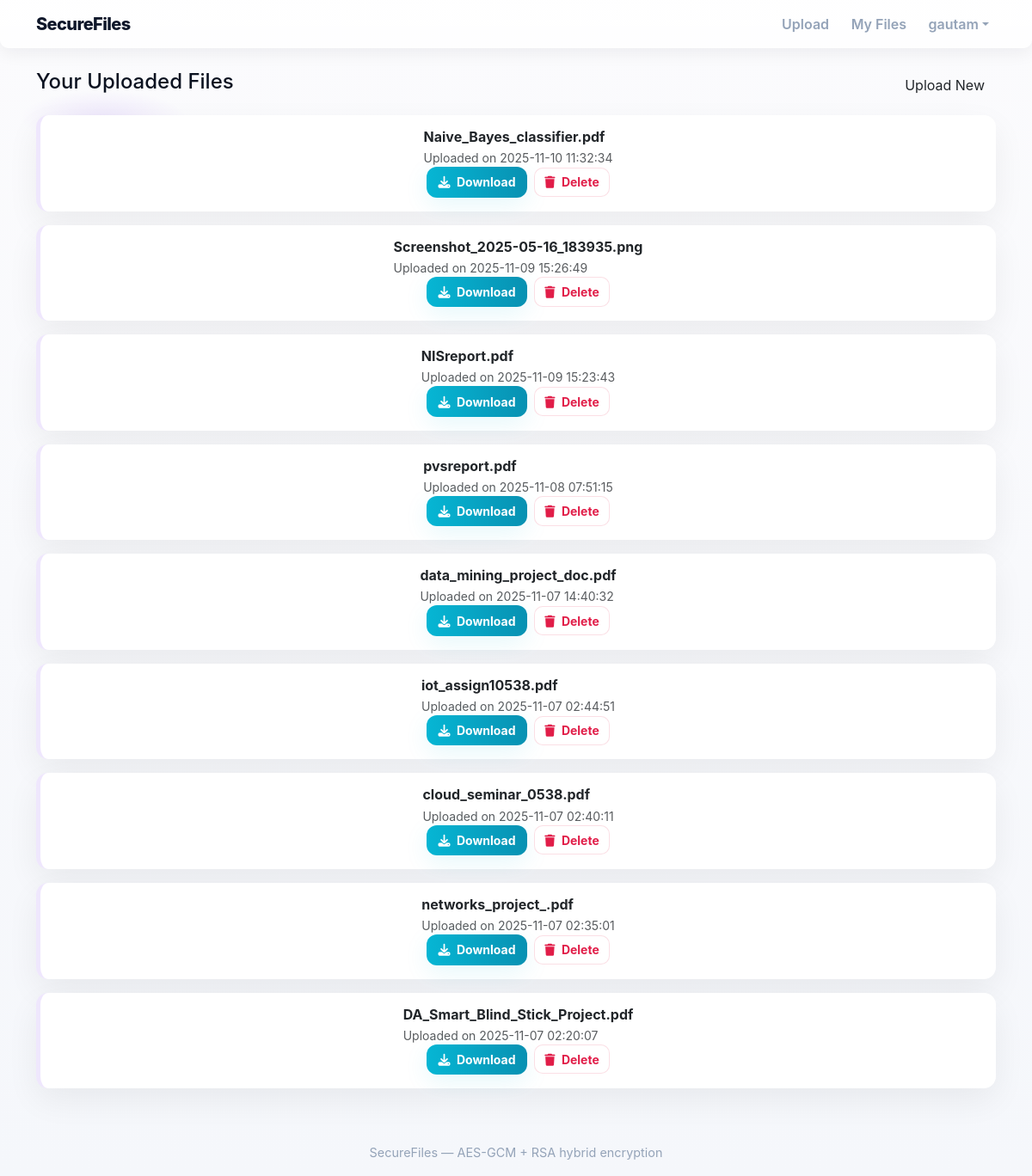
/files (signed in), run on the app's committed database.
### app.py (models this page shows)
class User(db.Model, UserMixin):
    __tablename__ = "users"
    id = db.Column(db.Integer, primary_key=True)
    username = db.Column(db.String(150), unique=True, nullable=False)
    password_hash = db.Column(db.String(255), nullable=False)
    created_at = db.Column(db.DateTime, default=datetime.utcnow)

class FileMeta(db.Model):
    __tablename__ = "files"
    id = db.Column(db.Integer, primary_key=True)
    owner_id = db.Column(db.Integer, db.ForeignKey("users.id"), nullable=False)
    original_name = db.Column(db.String(300), nullable=False)
    stored_name = db.Column(db.String(400), nullable=False)
    enc_key = db.Column(db.LargeBinary, nullable=False)   # RSA-encrypted AES key
    nonce = db.Column(db.LargeBinary, nullable=False)
    sha256 = db.Column(db.String(64), nullable=False)
    uploaded_at = db.Column(db.DateTime, default=datetime.utcnow)
    owner = db.relationship("User", backref="files")

### app.py (the view)
@app.route("/files")
@login_required
def list_files():
    user_files = FileMeta.query.filter_by(owner_id=current_user.id).order_by(FileMeta.uploaded_at.desc()).all()
    files_with_size = []
    for f in user_files:
        stored_path = os.path.join(app.config["UPLOAD_FOLDER"], f.stored_name)
        try:
            size = os.path.getsize(stored_path) if os.path.exists(stored_path) else 0
        except Exception:
            size = 0
        files_with_size.append((f.id, f.original_name, f.uploaded_at, size))
    return render_template("files.html", files=files_with_size)

### app.py (called while the page is built)
@login_manager.user_loader
def load_user(user_id):
    return User.query.get(int(user_id))

### templates/files.html (shortened to what this page needs)
{% extends "base.html" %}
{% block body %}
<div class="d-flex justify-content-between align-items-center mb-3">
  <h4>Your Uploaded Files</h4>
  <a href="{{ url_for('index') }}" class="btn btn-outline-secondary-soft">Upload New</a>
</div>
{% if files|length == 0 %}
  <div class="card card-float p-4 text-center small text-muted">No files uploaded yet.</div>
{% else %}
  <div class="row g-3">
    {% for id, name, uploaded_at, size in files %}
      <div class="col-12">
        <div class="card card-float p-3 file-card d-flex justify-content-between align-items-center fade-up">
          <div>
            <h6 class="mb-1" style="font-weight:700;">{{ name }}</h6>
            <div class="small text-muted">
              {% if uploaded_at %}Uploaded on {{ uploaded_at.strftime('%Y-%m-%d %H:%M:%S') }}{% endif %}
            </div>
          </div>
          <div class="d-flex gap-2 align-items-center">
            <a class="btn btn-teal btn-sm" href="{{ url_for('download', file_id=id) }}">
              <i class="fa fa-download me-1"></i> Download
            </a>
            <button class="btn btn-outline-danger-custom btn-sm" onclick="confirmDelete({{ id }}, this)">
              <i class="fa fa-trash me-1"></i> Delete
            </button>
          </div>
        </div>
      </div>
    {% endfor %}
  </div>
{% endif %}
{% endblock %}

### templates/base.html (shortened to what this page needs)
<!doctype html>
<html lang="en">
<head>
  <link href="https://cdn.jsdelivr.net/npm/bootstrap@5.3.3/dist/css/bootstrap.min.css" rel="stylesheet">
  <link href="https://cdnjs.cloudflare.com/ajax/libs/font-awesome/6.5.0/css/all.min.css" rel="stylesheet">
  <link href="https://cdn.jsdelivr.net/npm/sweetalert2@11/dist/sweetalert2.min.css" rel="stylesheet">
</head>
<body>
  <nav class="navbar navbar-expand-lg">
    <div class="container">
      <a class="navbar-brand" href="{{ url_for('index') }}">SecureFiles</a>
      <div class="collapse navbar-collapse" id="navMain">
        <ul class="navbar-nav ms-auto align-items-center" style="gap:.6rem;">
          <li class="nav-item"><a class="nav-link" href="{{ url_for('index') }}">Upload</a></li>
          <li class="nav-item"><a class="nav-link" href="{{ url_for('list_files') }}">My Files</a></li>
          {% if current_user.is_authenticated %}
            <li class="nav-item dropdown">
              <a class="nav-link dropdown-toggle" href="#" id="userMenu" data-bs-toggle="dropdown">{{ current_user.username }}</a>
            </li>
          {% else %}
            <li class="nav-item"><a class="nav-link" href="{{ url_for('login') }}">Login</a></li>
            <li class="nav-item"><a class="btn btn-accent ms-2" href="{{ url_for('register') }}">Register</a></li>
          {% endif %}
        </ul>
      </div>
    </div>
  </nav>
  <main class="container my-4">
    {% block body %}{% endblock %}
  </main>
  <footer>SecureFiles — AES-GCM + RSA hybrid encryption</footer>
</body>
</html>

### templates/base.html (style rules this page uses)
:root { --bg-1: #0f172a; --accent: #7c3aed; --accent-2: #06b6d4; --card: #ffffff; --muted: #94a3b8; --glass: rgba(255,255,255,0.06); }
body { margin:0; font-family: Inter, "Segoe UI", Roboto, Arial, sans-serif; background: radial-gradient(1200px 400px at 10% 10%, rgba(124,58,237,0.10), transparent 8%), radial-gradient(900px 300px at 88% 80%, rgba(6,182,212,0.06), transparent 8%), linear-gradient(180deg, #fbfbfd 0%, #f5f7fb 100%); color: #0b1220; -webkit-font-smoothing:antialiased; -moz-osx-font-smoothing:grayscale; }
.navbar { background: linear-gradient(180deg, rgba(255,255,255,0.9), rgba(255,255,255,0.85)); box-shadow: 0 6px 20px rgba(15,23,42,0.06); border-bottom-left-radius: 10px; border-bottom-right-radius: 10px; }
.navbar-brand { font-weight:800; color:var(--bg-1); letter-spacing: -0.6px; }
.nav-link { color: var(--muted); font-weight:600; }
.card-float { background: var(--card); border-radius: 14px; box-shadow: 0 14px 38px rgba(10,12,20,0.06); transition: transform .15s ease, box-shadow .15s ease; border: none; }
.file-card { border-left: 5px solid rgba(124,58,237,0.12); }
.btn-teal { background: linear-gradient(90deg,var(--accent-2), #0891b2); color:white; border:none; border-radius:12px; padding:.45rem .85rem; font-weight:700; box-shadow: 0 8px 28px rgba(6,182,212,0.10); }
.btn-outline-danger-custom { color:#e11d48; border: 1px solid rgba(225,29,72,0.14); background: white; border-radius: 10px; padding: .35rem .7rem; font-weight:700; }
.fade-up { animation: fadeUp .45s cubic-bezier(.2,.9,.3,1) both; }
footer { text-align:center; color:var(--muted); padding:2rem 0 1rem; font-size:0.9rem; margin-top:2rem; }

### data on the page
User: username "gautam"
FileMeta: original_name "Naive_Bayes_classifier.pdf", strftime "2025-11-10 11:32:34"
FileMeta: original_name "Screenshot_2025-05-16_183935.png", strftime "2025-11-09 15:26:49"
FileMeta: original_name "NISreport.pdf", strftime "2025-11-09 15:23:43"
FileMeta: original_name "pvsreport.pdf", strftime "2025-11-08 07:51:15"
FileMeta: original_name "data_mining_project_doc.pdf", strftime "2025-11-07 14:40:32"
FileMeta: original_name "iot_assign10538.pdf", strftime "2025-11-07 02:44:51"
FileMeta: original_name "cloud_seminar_0538.pdf", strftime "2025-11-07 02:40:11"
FileMeta: original_name "networks_project_.pdf", strftime "2025-11-07 02:35:01"
FileMeta: original_name "DA_Smart_Blind_Stick_Project.pdf", strftime "2025-11-07 02:20:07"
